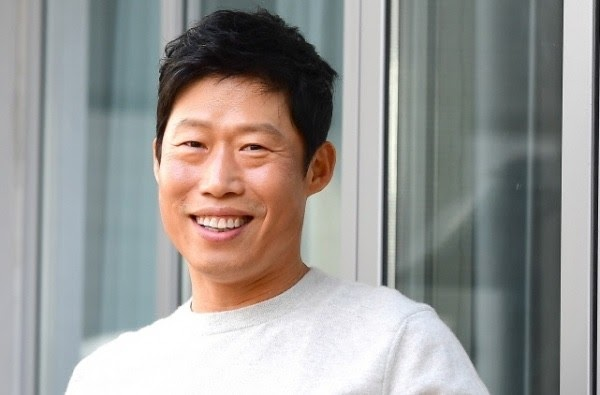
#> input picture y.jpeg, 600 x 395 px, given in place of 5.mp4, which was not available
$ python face_detect_opencv_haar_movie.py
#> lines starting #> are read from the running program, lines starting #| are printed output that depends on the picture; after the words box and inside, x2 and y2 are one past the last pixel; in counts of white or black regions, pixels touching at a corner belong together; pictures that were not available may be replaced by others from this repository, and a replacement may not be noted
import cv2

face_cascade = cv2.CascadeClassifier('./data/haarcascade_frontalface_default.xml')
#mouth_cascade = cv2.CascadeClassifier('./data/haarcascade_mcs_mouth.xml')

scaler=0.4
cap =cv2.VideoCapture('./img/5.mp4')

while True:
    ret, img = cap.read()
#> img is the input picture: shape (395, 600, 3); mean B, G, R 148.2, 150.9, 152.6
    if not ret:
        break
    img_resize = cv2.resize(img, (int(img.shape[1]*scaler), int(img.shape[0]*scaler)))
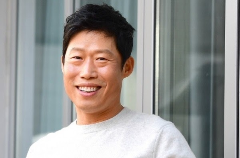
#> img_resize: shape (158, 240, 3); mean B, G, R 148.1, 150.8, 152.5
    img_gray=cv2.cvtColor(img_resize, cv2.COLOR_BGR2GRAY)
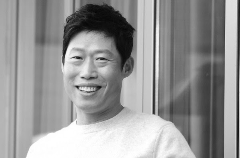
#> img_gray: shape (158, 240); min 4, max 255, mean 151
    faces = face_cascade.detectMultiScale(img_gray,1.1,3)
#> faces = [[56, 31, 70, 70]]
    for x, y, w, h in faces:
        cv2.rectangle(img_resize, (x, y), (x + w, y + h), (255, 0, 0), 2)
        '''
        face = src[y: y + h, x: x + w]
        face_gray = src_gray[y: y + h, x: x + w]

        eyes = eye_cascade.detectMultiScale(face_gray)
        for (ex, ey, ew, eh) in eyes:
            cv2.rectangle(face, (ex, ey), (ex + ew, ey + eh), (0, 255, 0), 2)
            '''
#> this loop made 1 pass
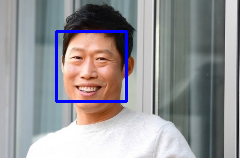
#> img_resize: shape (158, 240, 3); 2.2% of pixels changed, all inside (x1, y1, x2, y2) = (55, 30, 128, 103)

    cv2.imshow('img', img_resize)
    key= cv2.waitKey(30)
#> (key Esc is pressed here)
    if key & 0xFF == 27:#esc
        break

cap.release()
cv2.destroyAllWindows()
